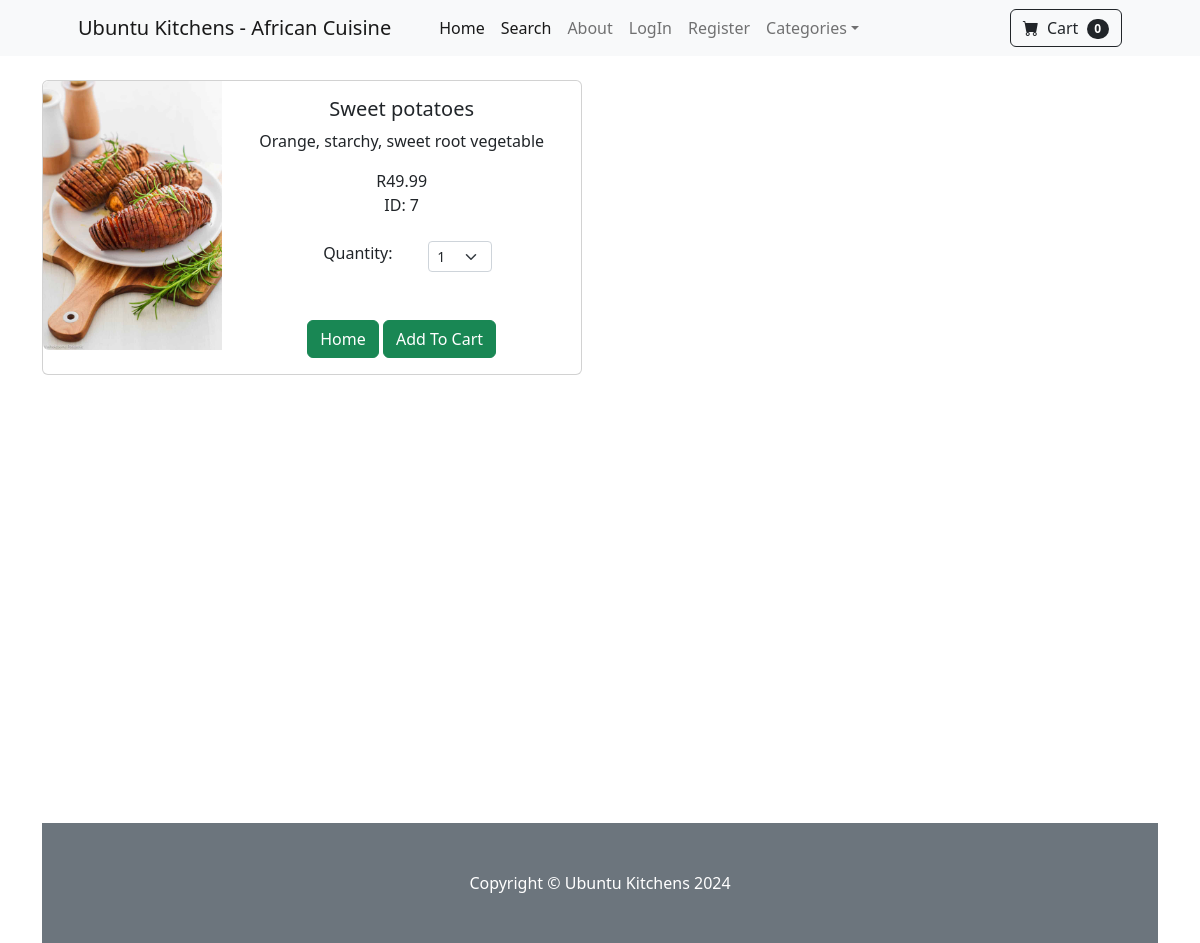
The page /product/7 on the database its author committed.
### afri_shop/models.py (models this page shows)
class Product(models.Model):
    name = models.CharField(max_length=100)
    price = models.DecimalField(default=0, decimal_places=2, max_digits=6)
    category = models.ForeignKey('Category', on_delete=models.CASCADE, default=1)  # Correct usage of default
    description = models.CharField(max_length=250, default='', blank=True, null=True)  # Changed ForeignKey to CharField
    picture = models.ImageField(upload_to='uploads/product/')

### afri_shop/views.py (the view)
# urls.py: path('product/<int:pk>', views.product, name= 'product'),
def product(request, pk):
   product = Product.objects.get(id=pk)
   return render(request, 'product.html', {'product':product})

### cart/cart.py (called while the page is built)
    def __len__(self):
     return sum(item['quantity'] for item in self.cart.values())

### cart/context_processors.py (called while the page is built)
def cart(request):
    return{'cart': Cart(request)}

### afri_shop/templates/product.html (shortened to what this page needs)
{% extends 'base.html' %}
{% block content %}
<div class = "container">
    <br/>
    <div class="card mb-3" style="max-width: 540px;">
        <div class="row g-0">
          <div class="col-md-4">
            <img src="{{ product.picture.url }}" class="img-fluid rounded-start" alt="...">
          </div>
          <div class="col-md-8">
            <div class="card-body">
              <center>
              <h5 class="card-title">{{ product.name }}</h5>
              <p class="card-text">{{ product.description }}</p>
              {% if product.price %}
              R{{ product.price }}
              <br/>
              ID: {{ product.id }}
            {% else %}
              <p>Price not available</p>
            {% endif %}
            <br/><br/>
      <div class="row justify-content-center">
        <div class="col-md-4">Quantity:</div>
          <div class="col-md-3">
              <select class="form-select form-select-sm" id="qty-cart">
                <option value="1">1</option>
              </select>
          </div>
      </div>
              <br/><br/>
              <a href="{% url 'home' %}" class="btn btn-success">Home</a>
              <button type="button" value="{{ product.id }}" class= "btn btn-success" id="add-cart">Add To Cart</button>
            </center>
            </div>
          </div>
        </div>
      </div>
<br/><br/><br/><br/><br/><br/><br/><br/><br/><br/><br/><br/><br/><br/><br/><br/><br/><br/>
{% endblock %}

### rows shown on the page
Product: picture (picture), name "Sweet potatoes", description "Orange, starchy, sweet root vegetable", price "49.99", id "7"

### other values the page prints
{{ cart|length }} "0"
